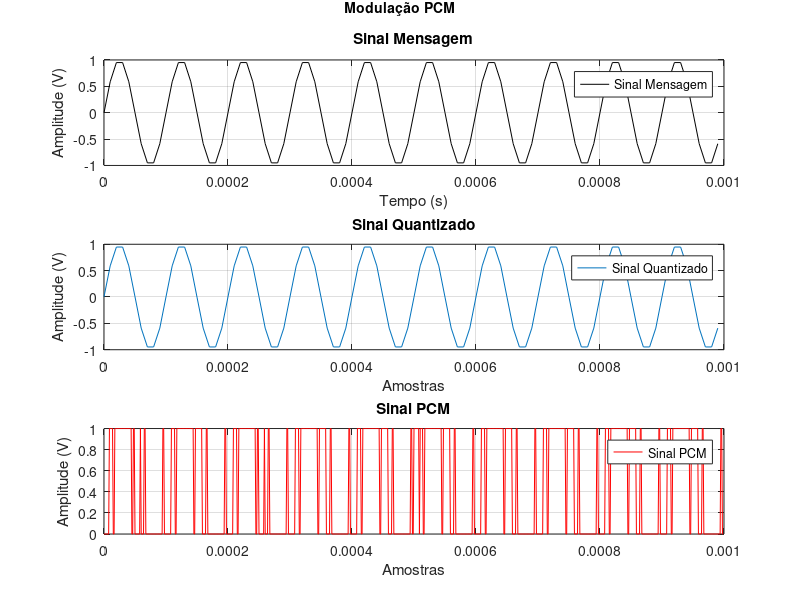

The MATLAB source for this figure: (Note: this script raises an error after producing the figure.)
%% Gerar o Seno
clear all
frequencia_seno = 10*1000;
f_s = 10*frequencia_seno;
t = [0:1/f_s:10/frequencia_seno-1/f_s];
sinal_seno = sin(2*pi*frequencia_seno*t);

subplot(3,1,1);
plot(t,sinal_seno,'black');
title('Sinal Mensagem');
xlabel('Tempo (s)')
ylabel('Amplitude (V)')
legend('Sinal Mensagem');
grid on

%% Quantizando o sinal
num_bits = 8;
L = 2^num_bits;
max_sen = max(sinal_seno);
min_sen = min(sinal_seno);

delta = (max_sen - min_sen) / L;
mapa_q = [min_sen:delta:max_sen];
cod_q = [min_sen-delta/2:delta:max_sen+delta/2];

[index, quants] = quantiz(sinal_seno,mapa_q,cod_q);


for i = 1:length(quants)
    if quants(i) < min_sen
       quants(i) = quants(i) + delta;
       index(i) = index(i) + 1;
    end
    index(i) = index(i) - 1;

end

subplot(3,1,2);
plot(t,quants);
title('Sinal Quantizado');
xlabel('Amostras')
ylabel('Amplitude (V)')
legend('Sinal Quantizado');
grid on

%% Codificação
Rb = f_s * num_bits;
T_enc = 1/Rb;

y = de2bi(index);

y = reshape(y',1,[]);
qtd_y = length(y);

t_enc = [0: T_enc : (10/frequencia_seno - T_enc)];

subplot(3,1,3);
plot(t_enc,y,'red');
title('Sinal PCM');
xlabel('Amostras');
ylabel('Amplitude (V)')
legend('Sinal PCM');
grid on

ha = axes ('Position',[0 0 1 1],'Xlim',[0 1],'Ylim',[0 1],'Box','off','Visible','off','Units','normalized', 'clipping' , 'off');
text (0.5, 1,'\bf Modulação PCM ','HorizontalAlignment','center','VerticalAlignment', 'top')


%% Demodulação
% parte do y para mq

mq = zeros(length(y)/num_bits,1)';
volta = bit2int(y',num_bits,false)'; % false porque o bit mais significante é o ultimo

for i = 1:length(volta)
    mq(i) = (min_sen + delta/2) + volta(i)*delta;
end

% Passa baixas
filtrado = lowpass(mq,frequencia_seno,f_s,ImpulseResponse="iir",Steepness=0.7);
figure
plot(t, filtrado)
title("Sinal recuperado");
